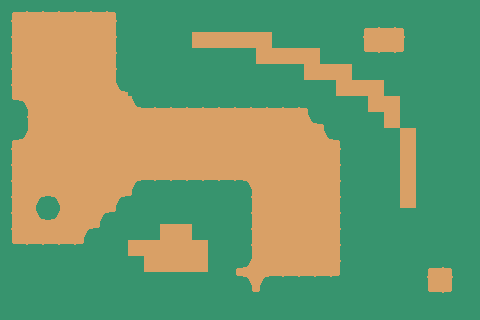

This game map was drawn from its Tiled (.tmx) file and the tilesets committed beside it. A one-line description and the full map source follow:
An orthogonal 30x20 tile map with 16x16 px tiles, 1 tile layer (Tile Layer 1).

<map version="1.10" tiledversion="1.11.2" orientation="orthogonal" renderorder="right-down" width="30" height="20" tilewidth="16" tileheight="16" infinite="0" nextlayerid="2" nextobjectid="1">
 <editorsettings>
  <export target="map02.csv" format="csv" />
 </editorsettings>
 <tileset firstgid="1" source="main.tsx" />
 <layer id="1" name="Tile Layer 1" width="30" height="20">
  <data encoding="csv">
2,3,3,3,3,3,3,4,1,1,1,1,1,1,1,1,1,1,1,1,1,1,1,1,1,1,1,1,1,1,
10,11,11,11,11,11,11,12,1,1,1,1,1,1,1,1,1,1,1,1,1,1,2,3,3,4,1,1,1,1,
10,11,11,11,11,11,11,12,1,1,1,1,11,11,11,11,11,1,1,1,1,1,10,11,11,12,1,1,1,1,
10,11,11,11,11,11,11,12,1,1,1,1,1,1,1,1,11,11,11,11,1,1,18,19,19,20,1,1,1,1,
10,11,11,11,11,11,11,12,1,1,1,1,1,1,1,1,1,1,1,11,11,11,1,1,1,1,1,1,1,1,
10,11,11,11,11,11,11,13,1,1,1,1,1,1,1,1,1,1,1,1,1,11,11,11,1,1,1,1,1,1,
18,6,11,11,11,11,11,11,13,3,3,3,3,3,3,3,3,3,3,4,1,1,1,11,11,1,1,1,1,1,
1,10,11,11,11,11,11,11,11,11,11,11,11,11,11,11,11,11,11,13,4,1,1,1,11,1,1,1,1,1,
2,14,11,11,11,11,11,11,11,11,11,11,11,11,11,11,11,11,11,11,13,4,1,1,1,11,1,1,1,1,
10,11,11,11,11,11,11,11,11,11,11,11,11,11,11,11,11,11,11,11,11,12,1,1,1,11,1,1,1,1,
10,11,11,11,11,11,11,11,11,11,11,11,11,11,11,11,11,11,11,11,11,12,1,1,1,11,1,1,1,1,
10,11,11,11,11,11,11,11,5,19,19,19,19,19,19,6,11,11,11,11,11,12,1,1,1,11,1,1,1,1,
10,11,5,6,11,11,11,5,20,1,1,1,1,1,1,10,11,11,11,11,11,12,1,1,1,11,1,1,1,1,
10,11,13,14,11,11,5,20,1,1,1,1,1,1,1,10,11,11,11,11,11,12,1,1,1,1,1,1,1,1,
10,11,11,11,11,5,20,1,1,1,11,11,1,1,1,10,11,11,11,11,11,12,1,1,1,1,1,1,1,1,
18,19,19,19,19,20,1,1,11,11,11,11,11,1,1,10,11,11,11,11,11,12,1,1,1,1,1,1,1,1,
1,1,1,1,1,1,1,1,1,11,11,11,11,1,2,14,11,11,11,11,11,12,1,1,1,1,2,3,4,1,
1,1,1,1,1,1,1,1,1,1,1,1,1,1,18,6,5,19,19,19,19,20,1,1,1,1,10,11,12,1,
1,1,1,1,1,1,1,1,1,1,1,1,1,1,1,18,20,1,1,1,1,1,1,1,1,1,18,19,20,1,
1,1,1,1,1,1,1,1,1,1,1,1,1,1,1,1,1,1,1,1,1,1,1,1,1,1,1,1,1,1
</data>
 </layer>
</map>
